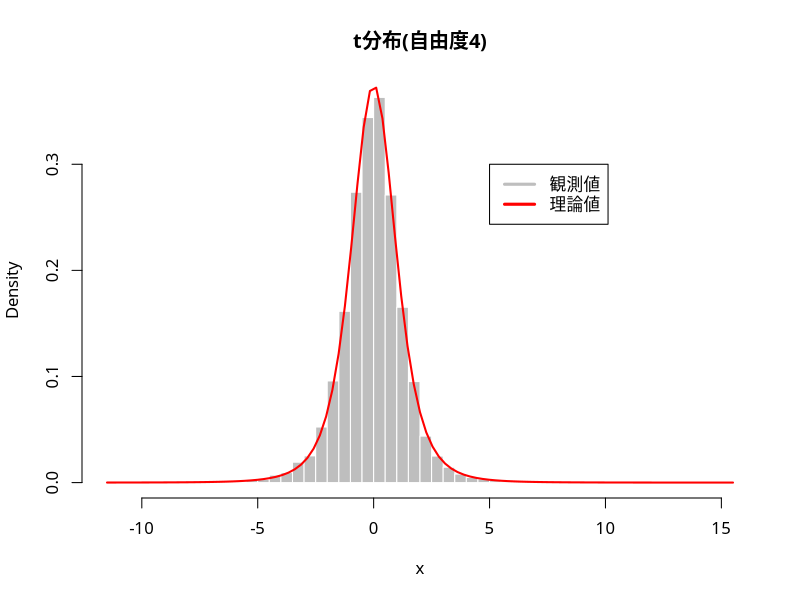

Here is the R script that generated this plot:
### t分布
set.seed(3)
rt(10, df=1) # 自由度1のt分布に従う乱数を10個発生
### 0から大きく離れた値が現れている(裾が重い)
mean(rt(10000, df=1)) # 自由度1のt分布は平均をもたないため, 大数の法則が成立しない
## 統計的性質の確認
nu <- 4
x <- rt(10000, df=nu) # 自由度4のt乱数を10000個発生
mean(x) # 0に近い(大数の法則)
par(family="HiraginoSans-W4") # 日本語フォントの指定
hist(x, freq=FALSE, breaks=50, col="gray", border="white", 
     main=paste0("t分布(自由度", nu, ")")) # ヒストグラム(密度表示)
curve(dt(x, df=nu), add=TRUE, 
      col="red", lwd=2) # 理論上の確率密度関数
legend(5, 0.3, legend=c("観測値", "理論値"), 
       col=c("gray", "red"), lwd=3) # 凡例を作成
### 0から大きく離れた値が現れている(裾が重い)
